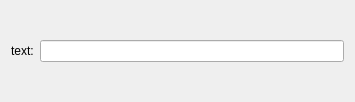
<ui version="4.0" >
 <class>Config</class>
 <widget class="QWidget" name="Config" >
  <property name="geometry" >
   <rect>
    <x>0</x>
    <y>0</y>
    <width>355</width>
    <height>102</height>
   </rect>
  </property>
  <layout class="QHBoxLayout" name="horizontalLayout" >
   <item>
    <widget class="QLabel" name="label" >
     <property name="text" >
      <string>text:</string>
     </property>
    </widget>
   </item>
   <item>
    <widget class="QLineEdit" name="text" />
   </item>
  </layout>
 </widget>
 <resources/>
 <connections/>
</ui>
